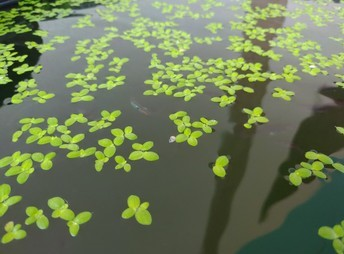
#> input picture weed.jpg, 344 x 254 px
$ python ide_weed_detection.py
#> lines starting #> are read from the running program, lines starting #| are printed output that depends on the picture; after the words box and inside, x2 and y2 are one past the last pixel; in counts of white or black regions, pixels touching at a corner belong together
import cv2
import sys
import numpy as np
import glob
import time
'''import RPi.GPIO as GPIO
GPIO.setmode(GPIO.BOARD)
GPIO.setup(11, GPIO.OUT) x led
GPIO.setup(7, GPIO.OUT)y led
GPIO.setup(3, GPIO.OUT)z led'''

class WeedDetection:
    def __init__(self,img):
        self.height = img.shape[0]
        self.width = img.shape[1]
        self.part_width = img.shape[1]//3

    def preprocess(self, img):
        '''
        Blurs image and converts to HSV color scale for better detection of the weeds
        '''
        #blur image
        img_blur = cv2.GaussianBlur(img,(5,5),cv2.BORDER_DEFAULT)
        #convert to HSV color scale
        img_hsv = cv2.cvtColor(img_blur,cv2.COLOR_BGR2HSV)

        return img_hsv

    def createMask(self, img_hsv):
        '''
        Create a mask containing only green colored pixels
        '''
        h=img_hsv[:, :, 0]

        #create mask
        msk = cv2.inRange(h,30,80)
        cv2.imshow('msk',msk)

        return msk

    def transform(self, msk):
        '''
        Perform morphology transformation in the binary image
        '''
        kernel = cv2.getStructuringElement(cv2.MORPH_ELLIPSE, (7,7))

        #erosion and dilation
        res_msk = cv2.morphologyEx(msk, cv2.MORPH_OPEN, kernel)
        res_msk = cv2.morphologyEx(res_msk, cv2.MORPH_CLOSE, kernel)

        return res_msk

    def calcPercentage(self, msk):
        '''
        returns the percentage of white in a binary image
        '''
        height, width = msk.shape[:2]
        num_pixels = height * width
        count_white = cv2.countNonZero(msk)
        percent_white = (count_white/num_pixels) * 100
        percent_white = round(percent_white,2)

        return percent_white

    def weedPercentage(self, msk):
        '''
        Divide the mask into 3 parts and calculate the percentage of weeds in each part
        This will be used to find the direction in which the bot has to move
        '''
        left_part = msk[:,:self.part_width]
        mid_part = msk[:,self.part_width:2*self.part_width]
        right_part = msk[:,2*self.part_width:]

        #percentage of weed
        left_percent = self.calcPercentage(left_part)
        mid_percent = self.calcPercentage(mid_part)
        right_percent = self.calcPercentage(right_part)

        return [left_percent, mid_percent, right_percent]

    def markPercentage(self, img, percentage):
        '''
        takes a 3-element list containing the left, middle and right percentages and writes them to an image
        '''
        part_width = self.width//3

        font = cv2.FONT_HERSHEY_SIMPLEX

        #write text in each partition
        for i in range(3):
            cv2.putText(img, str(percentage[i]) + "%", (int(part_width*(i + 0.14)), self.height//2), font, 0.75, (0,0,255), 2, cv2.LINE_AA)
        return img

def main():

    #img = cv2.imread('i5.jpeg')
    img = cv2.imread('weed.jpg')
#> img is the input picture: shape (254, 344, 3); mean B, G, R 86.7, 123.1, 109.5

    img_resize = cv2.resize(img, (750,500))
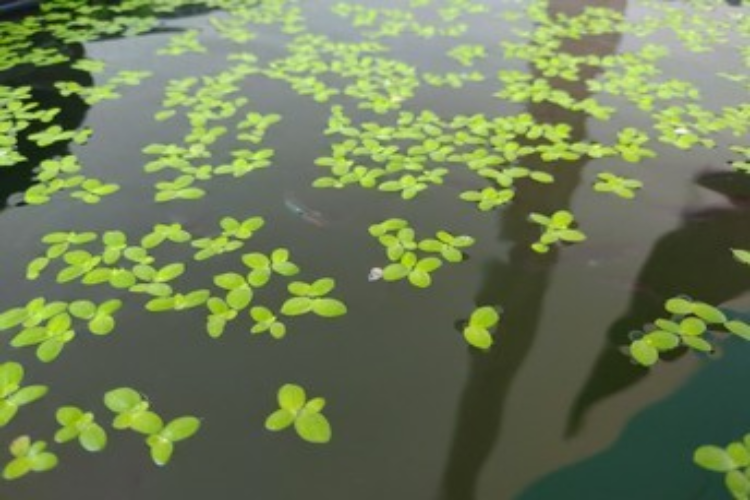
#> img_resize: shape (500, 750, 3); mean B, G, R 86.6, 123, 109.4

    wd = WeedDetection(img)

    img_hsv = wd.preprocess(img)
#> in preprocess, `img_hsv = cv2.cvtColor(img_blur,cv2.COLOR_BGR2HSV)`: img_hsv: shape (254, 344, 3); mean H, S, V 45.8, 74.4, 123.3

    msk = wd.createMask(img_hsv)
#> in createMask, `h=img_hsv[:, :, 0]`:
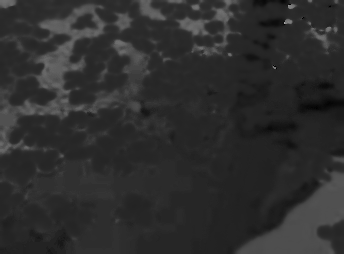
#> h: shape (254, 344); min 0, max 165, mean 45.8
#> in createMask, `msk = cv2.inRange(h,30,80)`:
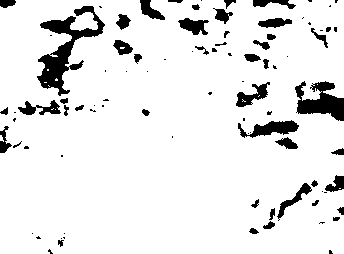
#> msk: shape (254, 344); 90.8% white; 90 black regions (45 under 20 px), largest, box (x1, y1, x2, y2) and area: (37, 6, 105, 96) 1909, (295, 81, 344, 121) 1094, (238, 120, 299, 138) 560

    msk = wd.transform(msk)
#> in transform, `res_msk = cv2.morphologyEx(msk, cv2.MORPH_OPEN, kernel)`: res_msk: shape (254, 344); 89.8% white; 62 black regions (31 under 20 px), largest, box (x1, y1, x2, y2) and area: (14, 6, 105, 116) 2571, (295, 81, 344, 121) 1185, (238, 118, 299, 149) 776
#> in transform, `res_msk = cv2.morphologyEx(res_msk, cv2.MORPH_CLOSE, kernel)`: res_msk: shape (254, 344); 91.9% white; 28 black regions, largest, box (x1, y1, x2, y2) and area: (19, 40, 74, 115) 1590, (295, 81, 344, 121) 1138, (249, 120, 298, 149) 670

    percentage = wd.weedPercentage(msk)
#> in weedPercentage, `left_part = msk[:,:self.part_width]`:
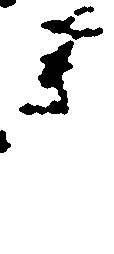
#> left_part: shape (254, 114); 91.1% white; 5 black regions, box (x1, y1, x2, y2) and area: (19, 40, 74, 115) 1590, (41, 16, 103, 40) 614, (0, 130, 11, 153) 162, (74, 6, 94, 16) 109, (0, 0, 16, 8) 101
#> in weedPercentage, `mid_part = msk[:,self.part_width:2*self.part_width]`:
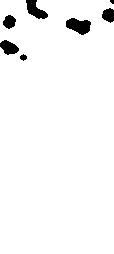
#> mid_part: shape (254, 114); 96.5% white; 7 black regions (1 under 20 px), largest, box (x1, y1, x2, y2) and area: (66, 18, 91, 35) 286, (26, 0, 48, 19) 231, (0, 40, 19, 55) 185, (102, 8, 114, 23) 135, (3, 15, 16, 29) 129, (20, 54, 27, 61) 33
#> in weedPercentage, `right_part = msk[:,2*self.part_width:]`:
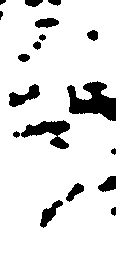
#> right_part: shape (254, 116); 88.2% white; 18 black regions (1 under 20 px), largest, box (x1, y1, x2, y2) and area: (67, 81, 116, 121) 1138, (21, 120, 70, 149) 670, (9, 84, 40, 107) 342
#> in calcPercentage, `count_white = cv2.countNonZero(msk)`: count_white = 26380
#> in calcPercentage, `percent_white = (count_white/num_pixels) * 100`: percent_white = 91.1
#> in weedPercentage, `mid_percent = self.calcPercentage(mid_part)`: mid_percent = 96.51
#> in weedPercentage, `right_percent = self.calcPercentage(right_part)`: right_percent = 88.21
#> percentage = [91.1, 96.51, 88.21]
    res =wd.markPercentage(img_resize, percentage)
    res_msk = cv2.bitwise_and(img,img,mask = msk)
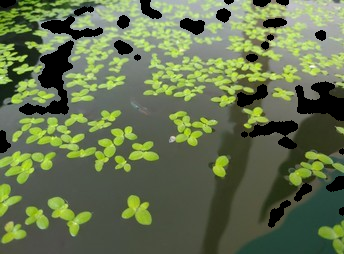
#> res_msk: shape (254, 344, 3); mean B, G, R 77.6, 113.5, 100.2
    z=percentage[2]
#> z = 88.21
    y=percentage[1]
#> y = 96.51
    x=percentage[0]
#> x = 91.1
    if (x==y and y==z):
        print('x,y,z leds on')

    if (x==y and x>z) :
        print('x,y is on')

    if (y==z and z>x) :
        print('y,z is on')

    if (x==z and z>y) :
        print('x,z is on')

    if (x>y and x>z):
        print('x led on')

    if (y>z and y>x) :
        print('y led on')

    if (z>x and z>y):
        print('z led on')

    cv2.imshow('Res',res)
    cv2.imshow('Mask', res_msk)
    cv2.imshow('binary',msk)
    cv2.imshow('Frame',img)
    cv2.waitKey()
    cv2.destroyAllWindows()

if __name__ == "__main__":
    main()

$ run again, with i5.jpeg copied over weed.jpg
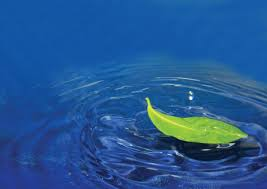
#> input picture i5.jpeg, 267 x 189 px
#> in main, img is the input picture: shape (189, 267, 3); mean B, G, R 146.9, 86.8, 35.1
#> img_hsv: shape (189, 267, 3); mean H, S, V 104.5, 198.7, 151.5
#> msk: shape (189, 267); 4.4% white; 1 white region, box (x1, y1, x2, y2) and area: (146, 99, 247, 146) 2209
#> left_part: shape (189, 89); every value is 0
#> mid_part: shape (189, 89); 3.6% white; 1 white region, box (x1, y1, x2, y2) and area: (58, 105, 89, 140) 610
#> in weedPercentage, `right_part = msk[:,2*self.part_width:]`:
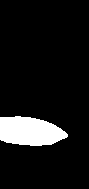
#> right_part: shape (189, 89); 9.3% white; 1 white region, box (x1, y1, x2, y2) and area: (0, 116, 68, 146) 1563
#> count_white = 0
#> mid_percent = 3.63
#> right_percent = 9.29
#> percentage = [0, 3.63, 9.29]
#> in main, `res_msk = cv2.bitwise_and(img,img,mask = msk)`:
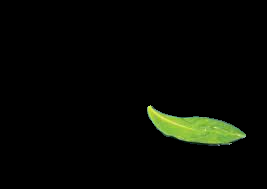
#> res_msk: shape (189, 267, 3); mean B, G, R 3.1, 7.7, 5.7
#> z = 9.29
#> y = 3.63
#> x = 0

$ run again, with img4.jpg copied over weed.jpg
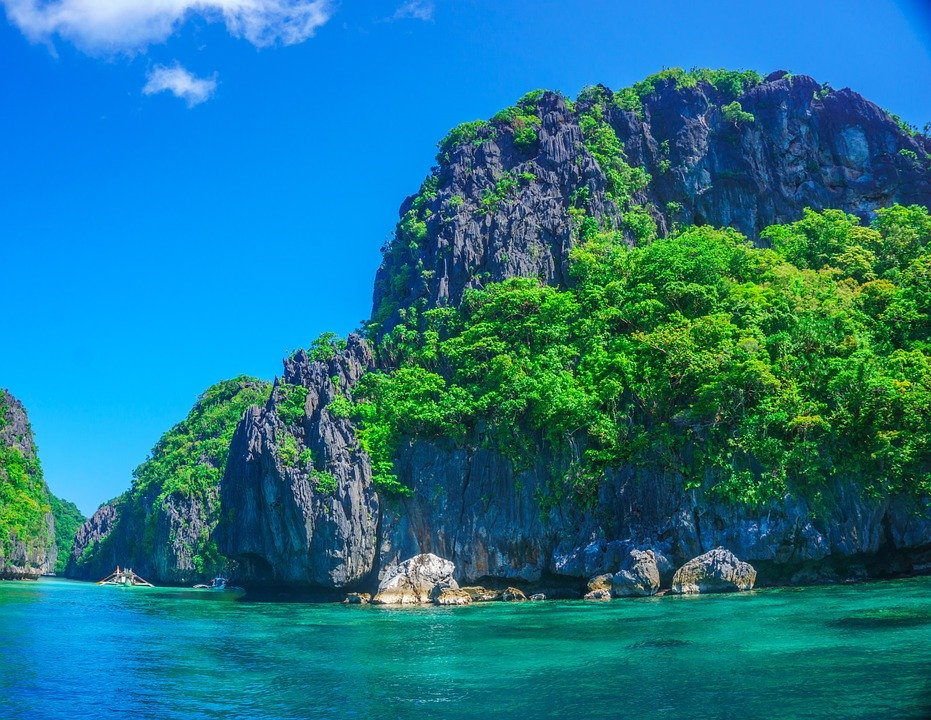
#> input picture img4.jpg, 931 x 720 px
#> in main, img is the input picture: shape (720, 931, 3); mean B, G, R 141.8, 117.7, 28.1
#> img_hsv: shape (720, 931, 3); mean H, S, V 91, 207.2, 158.1
#> msk: shape (720, 931); 21.3% white; 124 white regions (41 under 20 px), largest, box (x1, y1, x2, y2) and area: (326, 96, 931, 508) 117418, (137, 377, 273, 511) 6223, (0, 435, 80, 568) 5621
#> left_part: shape (720, 310); 6.5% white; 11 white regions (1 under 20 px), largest, box (x1, y1, x2, y2) and area: (137, 377, 276, 497) 6139, (0, 391, 80, 573) 5913, (277, 382, 309, 418) 830
#> mid_part: shape (720, 310); 20.3% white; 25 white regions, largest, box (x1, y1, x2, y2) and area: (17, 204, 310, 495) 39244, (269, 102, 310, 216) 2060, (189, 108, 231, 142) 740
#> in weedPercentage, `right_part = msk[:,2*self.part_width:]`:
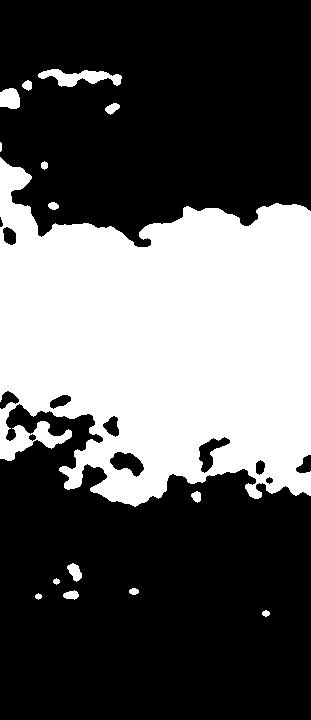
#> right_part: shape (720, 311); 35.7% white; 15 white regions (1 under 20 px), largest, box (x1, y1, x2, y2) and area: (0, 157, 311, 507) 77850, (38, 69, 122, 87) 799, (0, 88, 20, 109) 356
#> count_white = 14451
#> percent_white = 6.47
#> mid_percent = 20.25
#> right_percent = 35.66
#> percentage = [6.47, 20.25, 35.66]
#> in main, `res_msk = cv2.bitwise_and(img,img,mask = msk)`:
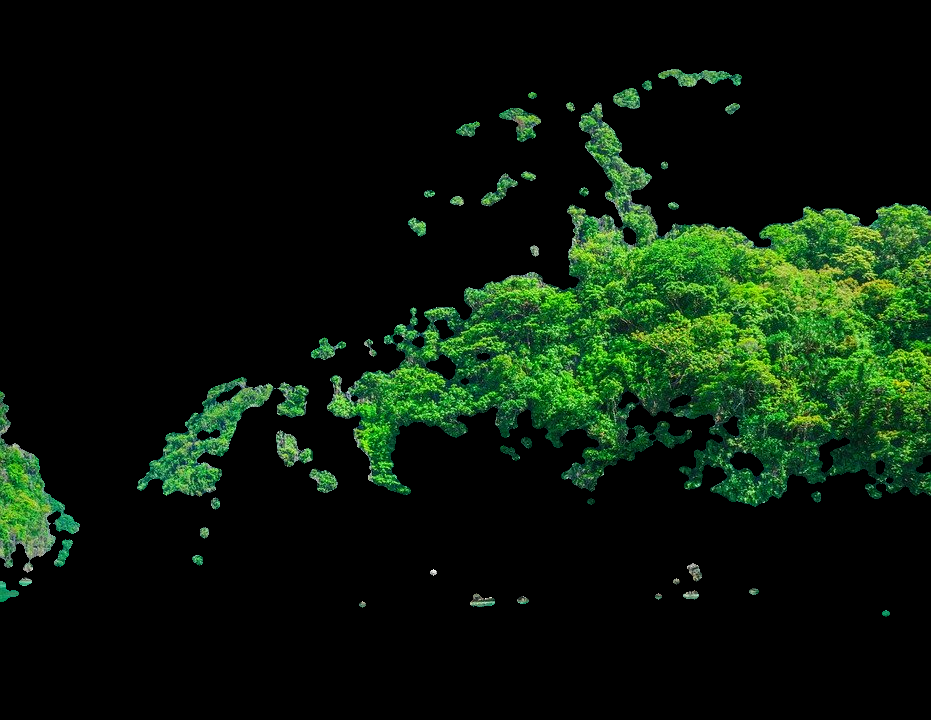
#> res_msk: shape (720, 931, 3); mean B, G, R 10.2, 25.1, 10.5
#> z = 35.66
#> y = 20.25
#> x = 6.47
